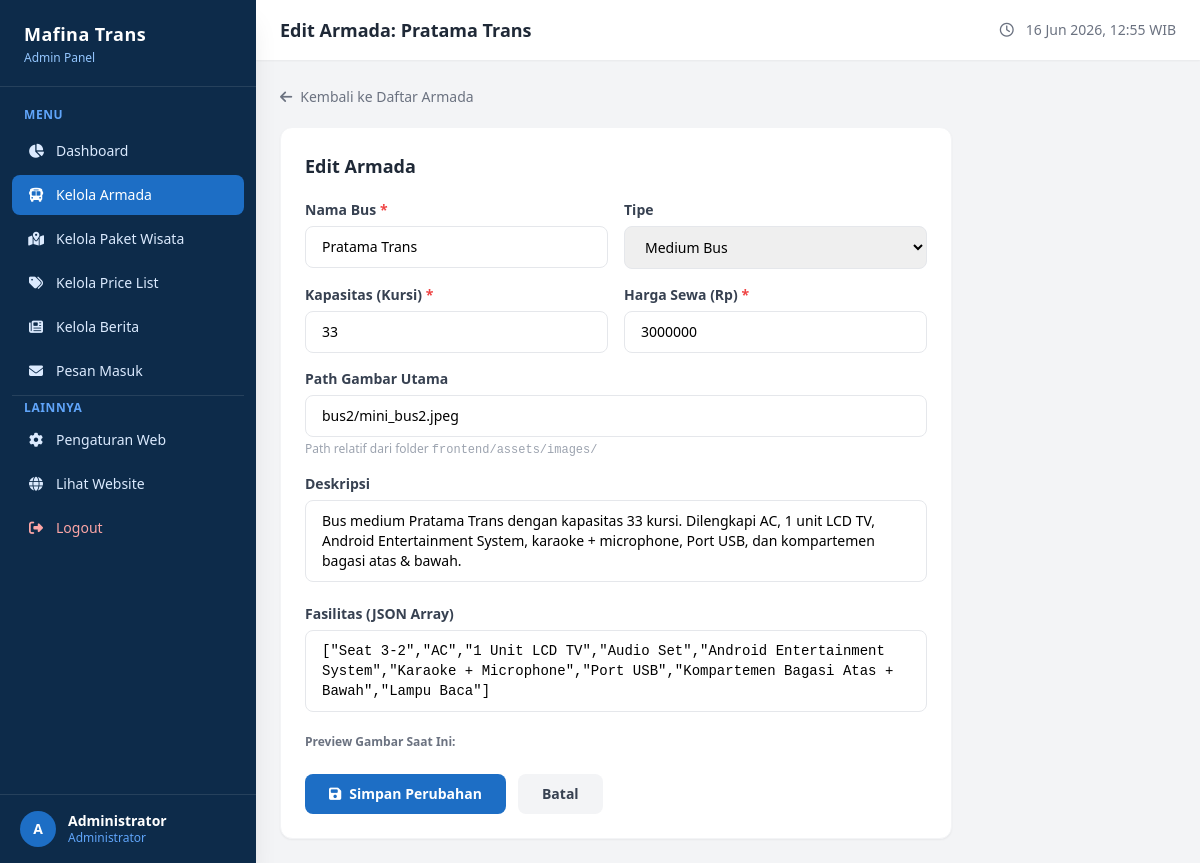
The page /admin/edit_armada.php?id=2 (signed in) on the database its author committed.
### tables this page shows
CREATE TABLE IF NOT EXISTS bus (
  id             INT           NOT NULL AUTO_INCREMENT PRIMARY KEY,
  nama_bus       VARCHAR(100)  NOT NULL,
  tipe           VARCHAR(50)   NOT NULL DEFAULT 'big_bus',
  kapasitas      INT           NOT NULL DEFAULT 0,
  harga_sewa     BIGINT        NOT NULL DEFAULT 0,
  gambar_utama   VARCHAR(255)  NOT NULL DEFAULT '',
  deskripsi      TEXT          NULL,
  fasilitas_json TEXT          NULL,
  created_at     TIMESTAMP     DEFAULT CURRENT_TIMESTAMP
);

### admin/edit_armada.php (the view, shortened to what this page needs)
<?php
require_once 'config.php';
$id = (int)($_GET['id'] ?? 0);
$bus = mysqli_fetch_assoc(mysqli_query($conn, "SELECT * FROM bus WHERE id = $id LIMIT 1"));
$pageTitle = 'Edit Armada: ' . htmlspecialchars($bus['nama_bus']);
include 'layout_header.php';
?>
<div class="max-w-2xl">
  <a href="armada.php" class="inline-flex items-center gap-2 text-sm text-gray-500 hover:text-[#1d6ec5] mb-5 transition-colors">
    <i class="fas fa-arrow-left"></i> Kembali ke Daftar Armada
  </a>
  <div class="bg-white rounded-xl shadow-sm border border-gray-100 p-6">
    <h2 class="font-bold text-gray-800 text-lg mb-5">Edit Armada</h2>
    <form method="POST" class="space-y-4">
      <div class="grid grid-cols-1 sm:grid-cols-2 gap-4">
        <div>
          <label class="block text-sm font-semibold text-gray-700 mb-1.5">Nama Bus <span class="text-red-500">*</span></label>
          <input type="text" name="nama_bus" value="<?= htmlspecialchars($_POST['nama_bus'] ?? $bus['nama_bus']) ?>"
            class="w-full px-4 py-2.5 border border-gray-200 rounded-lg text-sm focus:outline-none focus:ring-2 focus:ring-[#1d6ec5]" required>
        </div>
        <div>
          <label class="block text-sm font-semibold text-gray-700 mb-1.5">Tipe</label>
          <select name="tipe" class="w-full px-4 py-2.5 border border-gray-200 rounded-lg text-sm focus:outline-none focus:ring-2 focus:ring-[#1d6ec5]">
            <?php foreach (['big_bus'=>'Big Bus','medium_bus'=>'Medium Bus','elf'=>'Elf','hiace'=>'HiAce'] as $val=>$label): ?>
            <option value="<?= $val ?>" <?= ($bus['tipe']===$val)?'selected':'' ?>><?= $label ?></option>
            <?php endforeach; ?>
          </select>
        </div>
      </div>
      <div class="grid grid-cols-1 sm:grid-cols-2 gap-4">
        <div>
          <label class="block text-sm font-semibold text-gray-700 mb-1.5">Kapasitas (Kursi) <span class="text-red-500">*</span></label>
          <input type="number" name="kapasitas" value="<?= $_POST['kapasitas'] ?? $bus['kapasitas'] ?>"
            class="w-full px-4 py-2.5 border border-gray-200 rounded-lg text-sm focus:outline-none focus:ring-2 focus:ring-[#1d6ec5]" required>
        </div>
        <div>
          <label class="block text-sm font-semibold text-gray-700 mb-1.5">Harga Sewa (Rp) <span class="text-red-500">*</span></label>
          <input type="number" name="harga_sewa" value="<?= $_POST['harga_sewa'] ?? $bus['harga_sewa'] ?>"
            class="w-full px-4 py-2.5 border border-gray-200 rounded-lg text-sm focus:outline-none focus:ring-2 focus:ring-[#1d6ec5]" required>
        </div>
      </div>
      <div>
        <label class="block text-sm font-semibold text-gray-700 mb-1.5">Path Gambar Utama</label>
        <input type="text" name="gambar_utama" value="<?= htmlspecialchars($_POST['gambar_utama'] ?? $bus['gambar_utama']) ?>"
          class="w-full px-4 py-2.5 border border-gray-200 rounded-lg text-sm focus:outline-none focus:ring-2 focus:ring-[#1d6ec5]">
        <p class="text-xs text-gray-400 mt-1">Path relatif dari folder <code>frontend/assets/images/</code></p>
      </div>
      <div>
        <label class="block text-sm font-semibold text-gray-700 mb-1.5">Deskripsi</label>
        <textarea name="deskripsi" rows="3"
          class="w-full px-4 py-2.5 border border-gray-200 rounded-lg text-sm focus:outline-none focus:ring-2 focus:ring-[#1d6ec5] resize-none"><?= htmlspecialchars($_POST['deskripsi'] ?? $bus['deskripsi']) ?></textarea>
      </div>
      <div>
        <label class="block text-sm font-semibold text-gray-700 mb-1.5">Fasilitas (JSON Array)</label>
        <textarea name="fasilitas_json" rows="3"
          class="w-full px-4 py-2.5 border border-gray-200 rounded-lg text-sm font-mono focus:outline-none focus:ring-2 focus:ring-[#1d6ec5] resize-none"><?= htmlspecialchars($_POST['fasilitas_json'] ?? $bus['fasilitas_json']) ?></textarea>
      </div>
      <?php if ($bus['gambar_utama']): ?>
      <div>
        <p class="text-xs font-semibold text-gray-500 mb-2">Preview Gambar Saat Ini:</p>
      </div>
      <?php endif; ?>
      <div class="flex items-center gap-3 pt-2">
        <button type="submit"
          class="px-6 py-2.5 bg-[#1d6ec5] hover:bg-[#155fa8] text-white font-semibold text-sm rounded-lg transition-colors flex items-center gap-2">
          <i class="fas fa-save"></i> Simpan Perubahan
        </button>
        <a href="armada.php" class="px-6 py-2.5 bg-gray-100 hover:bg-gray-200 text-gray-700 font-semibold text-sm rounded-lg transition-colors">
          Batal
        </a>
      </div>
    </form>
  </div>
</div>
<?php include 'layout_footer.php'; ?>

### admin/layout_header.php (shortened to what this page needs)
<?php
$current = basename($_SERVER['PHP_SELF']);
?>
<!DOCTYPE html>
<html lang="id">
<head>
  <script src="https://cdn.tailwindcss.com"></script>
  <link rel="stylesheet" href="https://cdnjs.cloudflare.com/ajax/libs/font-awesome/6.5.0/css/all.min.css">
</head>
<body class="bg-gray-100 min-h-screen flex">
<aside class="w-64 bg-[#0d2b4a] min-h-screen flex flex-col fixed top-0 left-0 z-30 shadow-xl">
  <div class="px-6 py-5 border-b border-white/10">
    <p class="text-white font-extrabold text-lg tracking-wide"><?= SITE_NAME ?></p>
    <p class="text-blue-300 text-xs mt-0.5">Admin Panel</p>
  </div>
  <nav class="flex-1 px-3 py-5 space-y-1 overflow-y-auto">
    <p class="text-blue-400 text-xs font-semibold uppercase px-3 mb-2 tracking-wider">Menu</p>
    <a href="dashboard.php"
       class="sidebar-link flex items-center gap-3 px-4 py-2.5 rounded-lg text-blue-100 text-sm font-medium <?= $current==='dashboard.php'?'active':'' ?>">
      <i class="fas fa-chart-pie w-4 text-center"></i> Dashboard
    </a>
    <a href="armada.php"
       class="sidebar-link flex items-center gap-3 px-4 py-2.5 rounded-lg text-blue-100 text-sm font-medium <?= in_array($current,['armada.php','tambah_armada.php','edit_armada.php'])?'active':'' ?>">
      <i class="fas fa-bus w-4 text-center"></i> Kelola Armada
    </a>
    <a href="paket_wisata.php"
       class="sidebar-link flex items-center gap-3 px-4 py-2.5 rounded-lg text-blue-100 text-sm font-medium <?= $current==='paket_wisata.php'?'active':'' ?>">
      <i class="fas fa-map-marked-alt w-4 text-center"></i> Kelola Paket Wisata
    </a>
    <a href="price_list.php"
       class="sidebar-link flex items-center gap-3 px-4 py-2.5 rounded-lg text-blue-100 text-sm font-medium <?= in_array($current,['price_list.php','tambah_harga.php','edit_harga.php'])?'active':'' ?>">
      <i class="fas fa-tags w-4 text-center"></i> Kelola Price List
    </a>
    <a href="news.php"
       class="sidebar-link flex items-center gap-3 px-4 py-2.5 rounded-lg text-blue-100 text-sm font-medium <?= in_array($current,['news.php','tambah_news.php','edit_news.php'])?'active':'' ?>">
      <i class="fas fa-newspaper w-4 text-center"></i> Kelola Berita
    </a>
    <a href="pesan.php"
       class="sidebar-link flex items-center gap-3 px-4 py-2.5 rounded-lg text-blue-100 text-sm font-medium <?= $current==='pesan.php'?'active':'' ?>">
      <i class="fas fa-envelope w-4 text-center"></i> Pesan Masuk
    </a>
    <div class="border-t border-white/10 my-3"></div>
    <p class="text-blue-400 text-xs font-semibold uppercase px-3 mb-2 tracking-wider">Lainnya</p>
    <a href="settings.php"
       class="sidebar-link flex items-center gap-3 px-4 py-2.5 rounded-lg text-blue-100 text-sm font-medium <?= $current==='settings.php'?'active':'' ?>">
      <i class="fas fa-cog w-4 text-center"></i> Pengaturan Web
    </a>
    <a href="<?= BASE_URL ?>" target="_blank"
       class="sidebar-link flex items-center gap-3 px-4 py-2.5 rounded-lg text-blue-100 text-sm font-medium">
      <i class="fas fa-globe w-4 text-center"></i> Lihat Website
    </a>
    <a href="logout.php"
       class="sidebar-link flex items-center gap-3 px-4 py-2.5 rounded-lg text-red-300 text-sm font-medium hover:!bg-red-900/30 hover:!text-red-200">
      <i class="fas fa-sign-out-alt w-4 text-center"></i> Logout
    </a>
  </nav>
  <div class="px-5 py-4 border-t border-white/10 flex items-center gap-3">
    <div class="w-9 h-9 rounded-full bg-[#1d6ec5] flex items-center justify-center text-white font-bold text-sm shrink-0">
      <?= strtoupper(substr($_SESSION['admin_nama'] ?? 'A', 0, 1)) ?>
    </div>
    <div>
      <p class="text-white text-sm font-semibold leading-tight"><?= htmlspecialchars($_SESSION['admin_nama'] ?? '') ?></p>
      <p class="text-blue-400 text-xs">Administrator</p>
    </div>
  </div>
</aside>
<div class="ml-64 flex-1 flex flex-col min-h-screen">
  <header class="bg-white shadow-sm px-6 py-4 flex items-center justify-between sticky top-0 z-20">
    <h1 class="text-gray-800 font-bold text-lg"><?= $pageTitle ?? 'Dashboard' ?></h1>
    <div class="flex items-center gap-3 text-sm text-gray-500">
      <i class="far fa-clock"></i>
      <?= date('d M Y, H:i') ?> WIB
    </div>
  </header>
  <main class="flex-1 p-6">

### admin/layout_header.php (style rules this page uses)
.sidebar-link.active { background:#1d6ec5; color:#fff; }
.sidebar-link { transition: all .2s; }

### rows shown on the page
bus: nama_bus "Edit Armada: Pratama Trans", nama_bus "Pratama Trans", tipe "Medium Bus", kapasitas "33", harga_sewa "3000000", gambar_utama "bus2/mini_bus2.jpeg", deskripsi "Bus medium Pratama Trans dengan kapasitas 33 kursi. Dilengkapi AC, 1 unit LCD TV, Android Entertainment System, karaoke + microphone, Port USB, dan kompartemen bagasi atas & bawah.", fasilitas_json "[\"Seat 3-2\",\"AC\",\"1 Unit LCD TV\",\"Audio Set\",\"Android Entertainment System\",\"Karaoke + Microphone\",\"Port USB\",\"Kompartemen Bagasi Atas + Bawah\",\"Lampu Baca\"]"

### other values the page prints
SITE_NAME "Mafina Trans"
substr($_SESSION['admin_nama'] ?? 'A', 0, 1) "A"
$_SESSION['admin_nama'] "Administrator"
